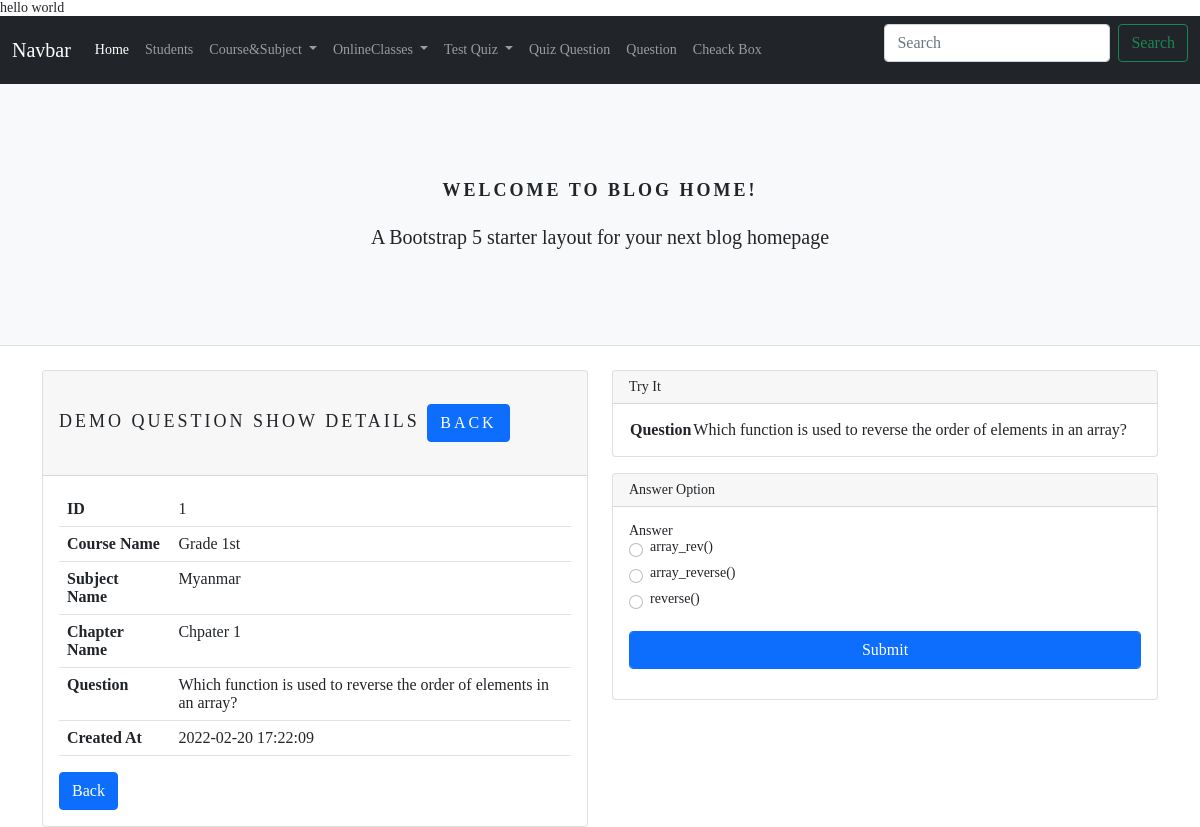
The app's page /test_quiz/demo_question_show.php?id=1 with its own data.
### tables this page shows
create table demo_questions (
    id int primary key auto_increment,
    course_id int not null,
    subject_id int not null,
    chapter_id int not null,
    question TEXT not null,
    is_enabled int DEFAULT (0),
    created_at TIMESTAMP DEFAULT CURRENT_TIMESTAMP);

create table chapters(
    id int primary key auto_increment,
    chapter_name varchar(225) not null,
    created_at TIMESTAMP DEFAULT CURRENT_TIMESTAMP);

create table courses(
    id int primary key auto_increment,
    course_name varchar(225) not null,
    created_at TIMESTAMP DEFAULT CURRENT_TIMESTAMP);

create table subjects(
    id int primary key auto_increment,
    subject_name varchar(225) not null,
    course_id int not null,
    created_at TIMESTAMP DEFAULT CURRENT_TIMESTAMP);

create table demo_answer_options (
    id int primary key auto_increment,
    question_id int not null,
    option_a TEXT not null,
    option_b TEXT not null,
    option_c TEXT not null,
    correct_option_result TEXT not null,
    created_at TIMESTAMP DEFAULT CURRENT_TIMESTAMP);

### _classes/Libs/Database/MySQL.php (called while the page is built, shortened)
<?php
class MySQL
{
	private $dbhost;
	private $dbuser;
	private $dbname;
	private $dbpass;
	public function __construct(
		$dbhost = "localhost",
		$dbuser = "root",
		$dbname = "school",
		$dbpass = "",
	) {
		$this->dbhost = $dbhost;
		$this->dbuser = $dbuser;
		$this->dbname = $dbname;
		$this->dbpass = $dbpass;
	}
	public function connect()
	{
		try {
			$this->db = new PDO(
				"mysql:host=$this->dbhost;dbname=$this->dbname",
				$this->dbuser,
				$this->dbpass,
				[
					PDO::ATTR_ERRMODE => PDO::ERRMODE_EXCEPTION,
					PDO::ATTR_DEFAULT_FETCH_MODE => PDO::FETCH_OBJ,
				]
			);
			return $this->db;
		} catch (PDOException $e) {
			return $e->getMessage();
		}
	}
}

### _classes/Libs/Database/DemoQuestion.php (called while the page is built, shortened)
<?php
class DemoQuestion {
 private $db = null;
	public function __construct(MySQL $db)
	{
		$this->db = $db->connect();
	}
 public function DemoQuestionfindById($id)
	{
		$statement = $this->db->prepare("SELECT * FROM demo_questions
		LEFT JOIN subjects ON subjects.id = demo_questions.subject_id
  LEFT JOIN courses ON courses.id = demo_questions.course_id
		Left JOIN chapters ON chapters.id = demo_questions.chapter_id
		WHERE demo_questions.id = :id");
		$statement->execute([':id' => $id]);
		$row = $statement->fetch();
		return $row ?? false;
	}
	public function GetAnswerOption() {
  $statement = $this->db->query("SELECT * FROM demo_answer_options WHERE question_id = 1");
  return $statement->fetchAll();
 }
 }

### test_quiz/demo_question_show.php (the view, shortened to what this page needs)
hello world<?php
include("../layout/head.php");
include("../layout/nav.php");
include("../layout/header.php");
$table = new DemoQuestion(new MySQL());
$id = $_GET['id'];
$table->DemoQuestionfindById($id);
$show_data = $table->DemoQuestionfindById($id);
$answer_option = $table->GetAnswerOption();
?>
<div class="container">
 <div class="row">
  <div class="col-lg-6">
   <div class="card">
    <div class="card-header">
     <h1>Demo Question Show Details <span><a href="demo_question_index.php" class="btn btn-primary">Back</a></span></h1>
    </div>
    <div class="card-body">
     <table class="table">
      <tr>
       <th>ID</th>
       <td><?= $show_data->id ?></td>
      </tr>
      <tr>
       <th>Course Name</th>
       <td><?= $show_data->course_name ?></td>
      </tr>
      <tr>
       <th>Subject Name</th>
       <td><?= $show_data->subject_name ?></td>
      </tr>
      <tr>
       <th>Chapter Name</th>
       <td><?= $show_data->chapter_name ?></td>
      </tr>
      <tr>
       <th>Question</th>
       <td><?= $show_data->question ?></td>
      </tr>
      <tr>
       <th>Created At</th>
       <td><?= $show_data->created_at ?></td>
      </tr>
     </table>
     <div class="input-group">
      <a href="demo_question_index.php" class="btn btn-primary">Back</a>
     </div>
    </div>
   </div>
  </div>
  <div class="col-lg-6">
   <div class="card">
   <div class="card-header">Try It</div>
   <div class="card-body">
    <table>
     <tr>
      <th>Question</th>
      <td><?= $show_data->question ?></td>
     </tr>
    </table>
   </div>
  </div>
  <div class="card mt-3">
   <div class="card-header">Answer Option</div>
   <div class="card-body">
       <form action="" method="POST">
        <div class="form-group">
          <label for="question">Answer</label>
          <?php foreach ($answer_option as $option) : ?>
           <div class="form-check">
            <input class="form-check-input" type="radio" name="options[]" value="<?= $option->id ?>">
            <label class="form-check-label"><?= $option->option_a ?></label>
           </div>
           <div class="form-check">
            <input class="form-check-input" type="radio" name="options[]" value="<?= $option->id ?>">
            <label for="" class="form-check-label"><?= $option->option_b ?></label>
           </div>
           <div class="form-check">
            <input class="form-check-input" type="radio" name="options[]" value="<?= $option->id ?>">
            <label for="" class="form-check-label"><?= $option->option_c ?></label>
           </div>
          <?php endforeach; ?>
          <div class="form-group mt-3">
           <input type="submit" class="btn btn-primary form-control" name="submit" value="Submit">
          </div>
   </div>
       </form>
  </div>
  </div>
 </div>
</div>
<?php include("../layout/footer.php") ?>

### test_quiz/style.css (style rules this page uses)
h1 { margin: 25px 0; font: 18px Georgia, Serif; text-transform: uppercase; letter-spacing: 3px; }

### records on screen
demo_questions: chapter "1", course.course_name "Grade 1st", subject.subject_name "Myanmar", chapter.chapter_name "Chpater 1", question "Which function is used to reverse the order of elements in an array?", chapter.created_at "2022-02-20 17:22:09"
demo_answer_options: option_a "array_rev()", option_b "array_reverse()", option_c "reverse()"
